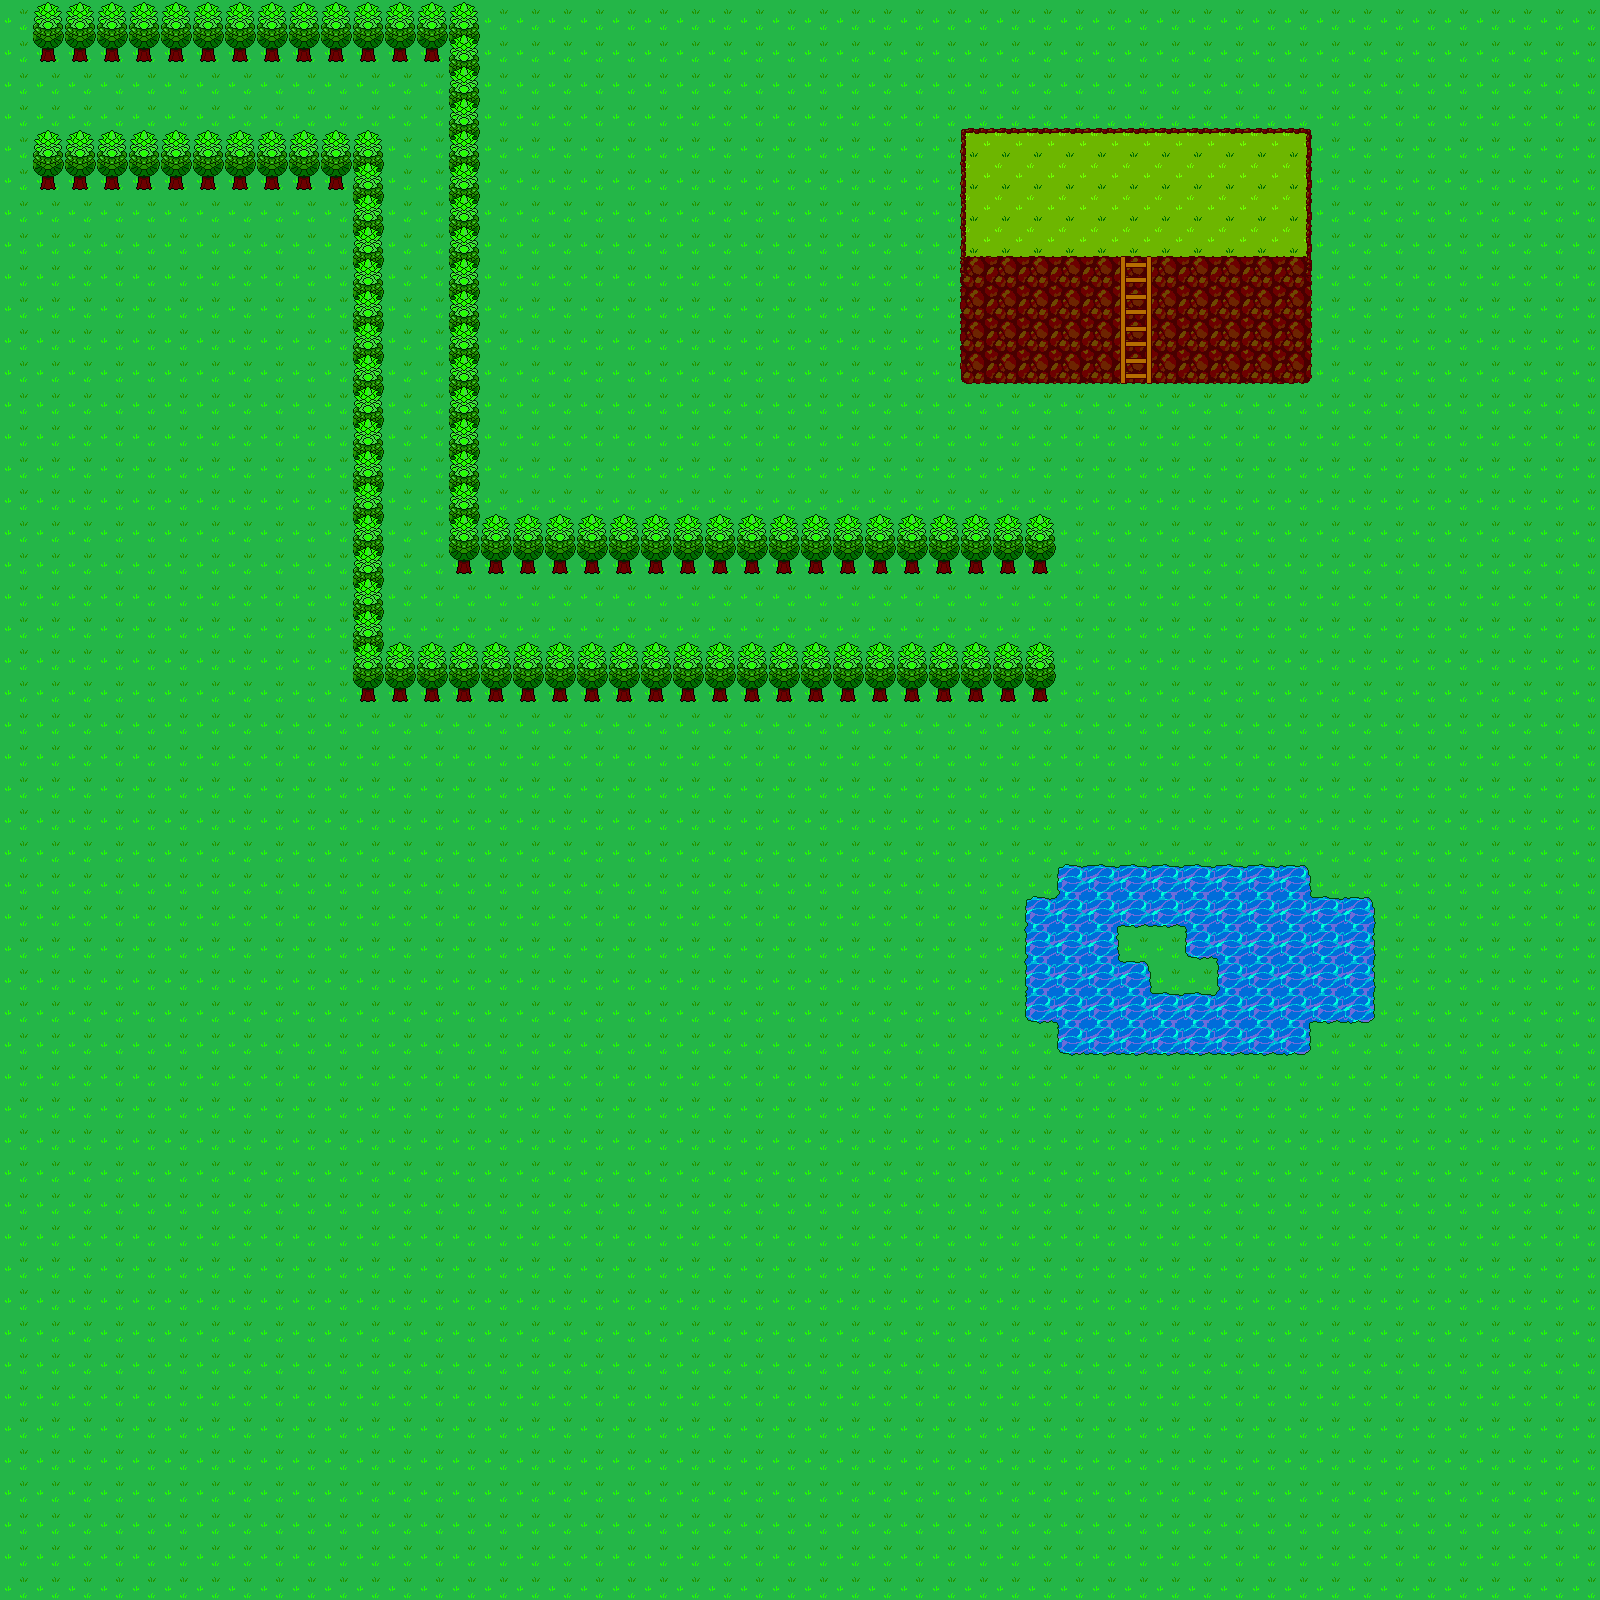

This is a level from a 2D game, rendered from its Tiled map with the project's own tilesets. A one-line summary and the map file follow, with tile-layer data summarised:
An orthogonal 50x50 tile map with 32x32 px tiles, 2 tile layers (Background, Obstacles 1), 2 tilesets and 19 objects.

<map version="1.0" orientation="orthogonal" renderorder="right-down" width="50" height="50" tilewidth="32" tileheight="32">
 <properties>
  <property name="Soundtrack" value="exploration" />
 </properties>
 <tileset firstgid="1" name="Outdoor" tilewidth="32" tileheight="32">
  <image source="../../../Graphics/Tilesets/Outdoor.png" width="320" height="320" />
  <terraintypes>
   <terrain name="Grass" tile="-1" />
   <terrain name="Cliff" tile="-1" />
   <terrain name="Water" tile="-1" />
   <terrain name="High Grass" tile="-1" />
  </terraintypes>
  <tile id="0" terrain="0,0,0,0" />
  <tile id="10" terrain="0,0,0,1" />
  <tile id="11" terrain="0,0,1,1" />
  <tile id="12" terrain="0,0,1,0" />
  <tile id="13" terrain="0,0,0,3" />
  <tile id="14" terrain="0,0,3,3" />
  <tile id="15" terrain="0,0,3,0" />
  <tile id="20" terrain="0,1,0,1" />
  <tile id="21" terrain="1,1,1,1" />
  <tile id="22" terrain="1,0,1,0" />
  <tile id="23" terrain="0,3,0,3" />
  <tile id="24" terrain="3,3,3,3" />
  <tile id="25" terrain="3,0,3,0" />
  <tile id="30" terrain="0,1,0,0">
   <objectgroup draworder="index" />
  </tile>
  <tile id="31" terrain="1,1,0,0" />
  <tile id="32" terrain="1,0,0,0" />
  <tile id="33" terrain="0,3,0,1" />
  <tile id="34" terrain="3,3,1,1" />
  <tile id="35" terrain="3,0,1,0" />
  <tile id="40" terrain="0,0,0,2">
   <animation>
    <frame tileid="40" duration="750" />
    <frame tileid="43" duration="750" />
   </animation>
  </tile>
  <tile id="41" terrain="0,0,2,2">
   <animation>
    <frame tileid="41" duration="750" />
    <frame tileid="44" duration="750" />
   </animation>
  </tile>
  <tile id="42" terrain="0,0,2,0">
   <animation>
    <frame tileid="42" duration="750" />
    <frame tileid="45" duration="750" />
   </animation>
  </tile>
  <tile id="50" terrain="0,2,0,2">
   <animation>
    <frame tileid="50" duration="750" />
    <frame tileid="53" duration="750" />
   </animation>
  </tile>
  <tile id="51" terrain="2,2,2,2">
   <animation>
    <frame tileid="51" duration="750" />
    <frame tileid="54" duration="750" />
   </animation>
  </tile>
  <tile id="52" terrain="2,0,2,0">
   <animation>
    <frame tileid="52" duration="750" />
    <frame tileid="55" duration="750" />
   </animation>
  </tile>
  <tile id="60" terrain="0,2,0,0">
   <animation>
    <frame tileid="60" duration="750" />
    <frame tileid="63" duration="750" />
   </animation>
  </tile>
  <tile id="61" terrain="2,2,0,0">
   <animation>
    <frame tileid="61" duration="750" />
    <frame tileid="64" duration="750" />
   </animation>
  </tile>
  <tile id="62" terrain="2,0,0,0">
   <animation>
    <frame tileid="62" duration="750" />
    <frame tileid="65" duration="750" />
   </animation>
  </tile>
  <tile id="70" terrain="2,2,2,0">
   <animation>
    <frame tileid="70" duration="750" />
    <frame tileid="73" duration="750" />
   </animation>
  </tile>
  <tile id="71" terrain="2,2,0,0">
   <animation>
    <frame tileid="71" duration="750" />
    <frame tileid="74" duration="750" />
   </animation>
  </tile>
  <tile id="72" terrain="2,2,0,2">
   <animation>
    <frame tileid="72" duration="750" />
    <frame tileid="75" duration="750" />
   </animation>
  </tile>
  <tile id="76" terrain="2,2,2,1" />
  <tile id="77" terrain="2,2,1,1" />
  <tile id="78" terrain="2,2,1,2" />
  <tile id="80" terrain="2,0,2,0">
   <animation>
    <frame tileid="80" duration="750" />
    <frame tileid="83" duration="750" />
   </animation>
  </tile>
  <tile id="82" terrain="0,2,0,2">
   <animation>
    <frame tileid="82" duration="750" />
    <frame tileid="85" duration="750" />
   </animation>
  </tile>
  <tile id="86" terrain="2,1,2,1" />
  <tile id="88" terrain="1,2,1,2" />
  <tile id="90" terrain="2,0,2,2">
   <animation>
    <frame tileid="90" duration="750" />
    <frame tileid="93" duration="750" />
   </animation>
  </tile>
  <tile id="91" terrain="0,0,2,2">
   <animation>
    <frame tileid="91" duration="750" />
    <frame tileid="94" duration="750" />
   </animation>
  </tile>
  <tile id="92" terrain="0,2,2,2">
   <animation>
    <frame tileid="92" duration="750" />
    <frame tileid="95" duration="750" />
   </animation>
  </tile>
  <tile id="96" terrain="2,1,2,2" />
  <tile id="97" terrain="1,1,2,2" />
  <tile id="98" terrain="1,2,2,2" />
 </tileset>
 <tileset firstgid="101" name="Misc" tilewidth="32" tileheight="32">
  <image source="../../../Graphics/Tilesets/Misc.png" width="320" height="320" />
 </tileset>
 <layer name="Background" width="50" height="50">
  <data>[2500 cells, 2500 non-empty, 33 distinct tile ids]</data>
 </layer>
 <layer name="Obstacles 1" width="50" height="50">
  <data>[2500 cells, 164 non-empty, 6 distinct tile ids]</data>
 </layer>
 <objectgroup name="Entities" />
 <objectgroup name="Collision">
  <object x="32" y="0" width="448" height="64" />
  <object x="448" y="64" width="32" height="512" />
  <object x="480" y="512" width="576" height="64" />
  <object x="32" y="128" width="352" height="64" />
  <object x="352" y="192" width="32" height="512" />
  <object x="384" y="640" width="672" height="64" />
  <object x="960" y="256" width="160" height="128" />
  <object x="1152" y="256" width="160" height="128" />
  <object x="960" y="128" height="128" />
  <object x="960" y="128" width="352" />
  <object x="1312" y="128" height="128" />
  <object x="1056" y="864" width="256" height="64" />
  <object x="1024" y="896" width="32" height="128" />
  <object x="1056" y="928" width="64" height="128" />
  <object x="1120" y="960" width="32" height="96" />
  <object x="1152" y="992" width="160" height="64" />
  <object x="1312" y="896" width="64" height="128" />
  <object x="1184" y="928" width="128" height="32" />
  <object x="1216" y="960" width="96" height="32" />
 </objectgroup>
</map>